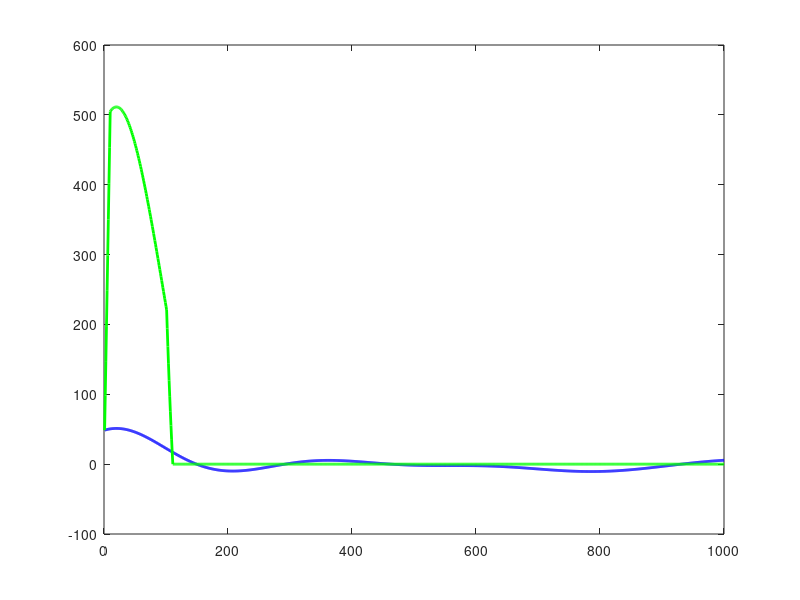

Write the MATLAB code that produced this figure.
#!/usr/bin/env octave
%% ssa.m
%% Mac Radigan

close all;

Nx=1000;
dt=.00001;
t = [0:Nx-1]*dt;

a=[10, 20, 30];
d=[.4, 1, 1.2]';
f=[100, 200, 300];
p=[.4, 1, 1.2]';
Nf=length(f);

%% simulation
x = zeros(1,Nx);
for m=1:Nf
  x = x+a(m)*exp(-d(m)*f(m)*t).*sin(2*pi*f(m)*t+p(m));
end

%% analysis
l=1;
Nm=10;
Nn=floor(Nx/Nm)+1;
X=zeros(Nn,Nm);
for n=1:Nn
  ii=n*l;
  X(n,:) = x(ii+[1:Nm]);
end

[U,S,V] = svd(X);

clear a d f p

%% synthesis
Nk=size(V,2);

%     amplitudes
a = zeros(Nn,Nk);
for ii=1:Nn
  for k=1:Nk
    for jj=1:Nm
      a(ii,k) = a(ii,k)+x(ii+jj-1)*V(k,jj);
      %a(ii,k) = a(ii,k)+x(ii+jj-1)*V(jj,k);
    end
  end
end

%     phases
y = zeros(size(x));
for ii=1:Nn
  for k=1:Nk
    for jj=1:Nm
      y(ii+jj-1) = y(ii+jj-1) + a(ii,k)*V(k,jj);
      %y(ii+jj-1) = y(ii+jj-1) + a(ii,k)*V(jj,k);
    end
  end
end

figure(101); 
  plot(real(x),'b','LineWidth',2);
  hold on;
  plot(real(y),'g','LineWidth',2);

%% *EOF*
